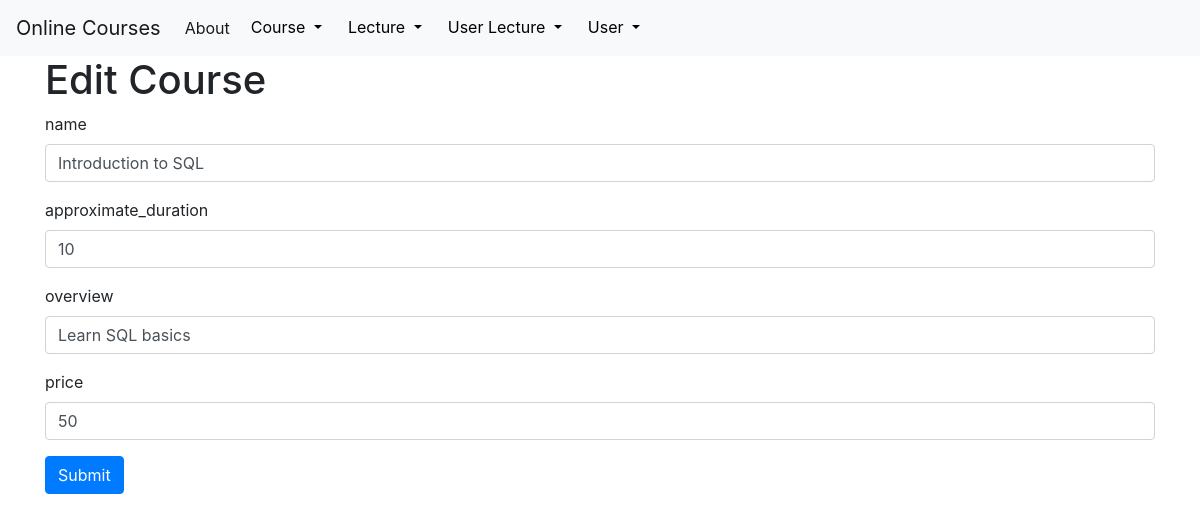
/edit/courses/1, run on an earlier commit of the app's database.
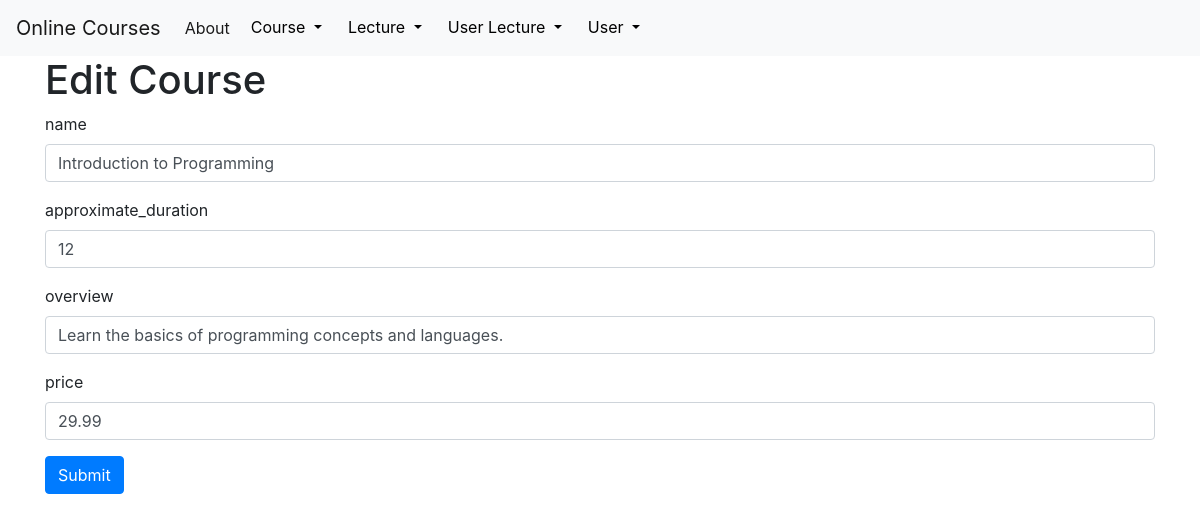
And on a later commit of the database.
### tables this page shows
CREATE TABLE courses (
  id INTEGER PRIMARY KEY AUTOINCREMENT,
  name VARCHAR(255) NOT NULL,
  approximate_duration INT,
  overview TEXT,
  price DECIMAL(10,2)
);

### app.py (the view, shortened to what this page needs)
@app.route('/edit/<string:table_name>/<int:element_id>', methods=('GET', 'POST'))
def edit(table_name, element_id):
    connection = get_db_connection()
    my_class = classAdresses[table_name]
    record = my_class.get(connection, element_id)
    print(record.keys())
    return render_template('edit.html', model=my_class, record=record)

### DB_Classes.py (called while the page is built)
    @classmethod
    def get(cls, db_connection, id):
        return db_connection.execute(f'SELECT * FROM {cls.table_name} WHERE {cls.id} = ?', (id,)).fetchone()

### app.py (called while the page is built)
def get_db_connection(db = 'database.db'):
    connection = sqlite3.connect(db)
    connection.row_factory = sqlite3.Row
    return connection

@app.template_filter('className')
def className(givenClass):
    return givenClass.stringRepresentation

### templates/edit.html
{% extends 'base.html' %}
{% block content %}
<h1>{% block title %} Edit {{ model | className }} {% endblock %}</h1>
<form method="post">
    {% for attr in model.attributes %}
    <div class="form-group">
        <label for="{{ attr }}">{{ attr }}</label>
        <input type="text" name="{{ attr }}"
               placeholder="{{ attr }}" class="form-control"
               value="{{ request.form[attr] or record[attr] }}"></input>
    </div>
    {% endfor %}
    <div class="form-group">
        <button type="submit" class="btn btn-primary">Submit</button>
    </div>
</form>
{% endblock %}

### templates/base.html (shortened to what this page needs)
<!doctype html>
<html lang="en">
  <head>
    <link rel="stylesheet" href="https://stackpath.bootstrapcdn.com/bootstrap/4.3.1/css/bootstrap.min.css">
    <link rel="stylesheet" href="{{ url_for('static', filename='css/style.css') }}">
  </head>
  <body>
    <nav class="navbar navbar-expand-md navbar-light bg-light">
        <a class="navbar-brand" href="{{ url_for('index')}}">Online Courses</a>
        <div class="collapse navbar-collapse" id="navbarNav">
            <ul class="navbar-nav">
                <li class="nav-item active">
                    <a class="nav-link" href="#">About</a>
                </li>
                <div class="dropdown">
                    <button class="btn btn-secondary dropdown-toggle" type="button" id = "dropdown1" data-toggle="dropdown" aria-haspopup="true" aria-expanded="false">
                        Course
                    </button>
                </div>
                <div class="dropdown">
                    <button class="btn btn-secondary dropdown-toggle" type="button" id = "dropdown4" data-toggle="dropdown" aria-haspopup="true" aria-expanded="false">
                        Lecture
                    </button>
                </div>
                <div class="dropdown">
                    <button class="btn btn-secondary dropdown-toggle" type="button"  id="dropdown2" data-toggle="dropdown" aria-haspopup="true" aria-expanded="false">
                        User Lecture
                    </button>
                </div>
                <div class="dropdown">
                    <button class="btn btn-secondary dropdown-toggle" type="button" id = "dropdown3" data-toggle="dropdown" aria-haspopup="true" aria-expanded="false">
                        User
                    </button>
                </div>
            </ul>
        </div>
    </nav>
    <div class="container">
      {% block content %} {% endblock %}
    </div>
  </body>
</html>

### static/css/style.css (style rules this page uses)
.dropdown-toggle { color: black; background-color: transparent; border-color: transparent; }

What changed in the data, as far as the page shows it:
changed courses: name "Introduction to SQL" → "Introduction to Programming"; approximate_duration "10" → "12"; overview "Learn SQL basics" → "Learn the basics of programming concepts and languages."; price "50" → "29.99"
